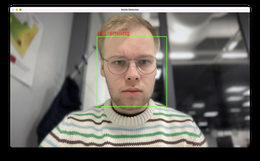
%> input picture 02-image-recognition/report/img/not_smiling.png, 260 x 161 px, shrunk from 2784 x 1720 before the run, given in place of outoffocus.tiff, which was not available
$ octave main.m   (GNU Octave 9; MATLAB toolbox functions it lacks are replaced by stand-ins)
%> lines starting %> are read from the running program, lines starting %| are printed output that depends on the picture; pictures that were not available may be replaced by others from this repository, and a replacement may not be noted
### 04-digital-formation-and-processing/src/calculateScatterPlot.m
% 4. Calculate scatter plots
function [meanValues, varianceValues] = calculateScatterPlot(channel)
    % Define the window size for sliding window analysis
    windowSize = [2, 2];

    % Define a function to calculate mean and variance for each window
    calculateMeanVar = @(block_struct) [mean(block_struct.data(:)), var(block_struct.data(:))];

    % Apply the sliding window operator using blockproc
    meanVarResults = blockproc(channel, windowSize, calculateMeanVar);

    % Extract mean and variance values
    meanValues = meanVarResults(:, 1);
    varianceValues = meanVarResults(:, 2);

    % Reshape the results for scatterplot creation
    meanValues = meanValues(:);
    varianceValues = varianceValues(:);
end

### 04-digital-formation-and-processing/src/main.m
clc;
clear;

% Constants
lambda = 0.060; % Thresholding value used in DCT filtering NOTE: too small value here will cause major clipping due to max value pixels not being normalized
transformBlockSize = [32, 32];
dctBlockSize = [8 8];
%%

% 1. Load image and convert to double
focus = imread('images/outoffocus.tiff');
%> focus is the input picture: size 161x260x3 uint8; mean R, G, B 106.8, 103.3, 97.3
focus = im2double(focus);
%> focus: size 161x260x3 double

natural = imread('images/natural.tiff');
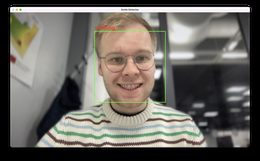
%> input picture 02-image-recognition/report/img/smiling.png, 260 x 161 px, shrunk from 2784 x 1720 before the run, given in place of natural.tiff, which was not available
%> natural is the input picture: size 161x260x3 uint8; mean R, G, B 107.2, 103.9, 97.6
natural = im2double(natural);
%> natural: size 161x260x3 double


% 2. Visualize Images, Bayer mosaic array
% Define the block size
figure;
subplot(1,2,1); imshow(focus, []); title('out of focus image');
subplot(1,2,2); imshow(natural, []); title('natural');

% 3. Separe image into subchannels
R_focus = focus(1:2:end, 1:2:end);
G1_focus = focus(1:2:end, 2:2:end);
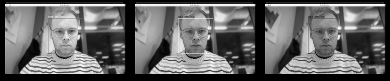
%> G1_focus: size 81x390 double; min 0, max 1, mean 0.398
G2_focus = focus(2:2:end, 1:2:end);
B_focus = focus(2:2:end, 2:2:end);
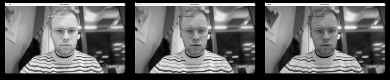
%> B_focus: size 80x390 double; min 0, max 1, mean 0.405

R_nat = natural(1:2:end, 1:2:end);
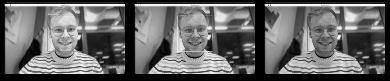
%> R_nat: size 81x390 double; min 0, max 1, mean 0.4
G1_nat = natural(1:2:end, 2:2:end);
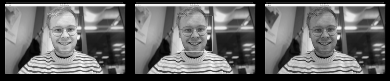
%> G1_nat: size 81x390 double; min 0, max 1, mean 0.4; mean of the top-left, top-right, bottom-left and bottom-right quarters 0.468, 0.419, 0.379, 0.336
G2_nat = natural(2:2:end, 1:2:end);
B_nat = natural(2:2:end, 2:2:end);
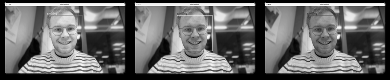
%> B_nat: size 80x390 double; min 0, max 1, mean 0.407; mean of the top-left, top-right, bottom-left and bottom-right quarters 0.479, 0.429, 0.381, 0.34


% Illustrare the bayer array

% Plot channels
figure;
subplot(2,2,1); imshow(R_focus, []); title('Red');
subplot(2,2,2); imshow(G1_focus, []); title('Green 1');
subplot(2,2,3); imshow(G2_focus, []); title('Green 2');
subplot(2,2,4); imshow(B_focus, []); title('Blue');
sgtitle("Out of focus image");

figure;
subplot(2,2,1); imshow(R_nat, []); title('Red');
subplot(2,2,2); imshow(G1_nat, []); title('Green 1');
subplot(2,2,3); imshow(G2_nat, []); title('Green 2');
subplot(2,2,4); imshow(B_nat, []); title('Blue');
sgtitle("Natural image");
%%

% 4. Sliding window
[meanValuesR_focus, varianceValuesR_focus] = calculateScatterPlot(R_focus);
%> in calculateScatterPlot, `meanValues = meanVarResults(:, 1);`: meanValues = 41 values from 0 to 0
%> meanValuesR_focus = 41 values from 0 to 0; varianceValuesR_focus = 41 values from 0 to 0
[meanValuesG1_focus, varianceValuesG1_focus] = calculateScatterPlot(G1_focus);
%> meanValuesG1_focus = 41 values from 0 to 0; varianceValuesG1_focus = 41 values from 0 to 0
[meanValuesG2_focus, varianceValuesG2_focus] = calculateScatterPlot(G2_focus);
%> meanValuesG2_focus = 40 values from 0 to 0; varianceValuesG2_focus = 40 values from 0 to 0
[meanValuesB_focus, varianceValuesB_focus] = calculateScatterPlot(B_focus);
%> meanValuesB_focus = 40 values from 0 to 0; varianceValuesB_focus = 40 values from 0 to 0


[meanValuesR_nat, varianceValuesR_nat] = calculateScatterPlot(R_nat);
%> in calculateScatterPlot (call 5), `meanVarResults = blockproc(channel, windowSize, calculateMeanVar);`:
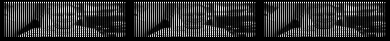
%> meanVarResults: size 41x390 double; min 0, max 0.984, mean 0.201
%> in calculateScatterPlot (call 5), `meanValues = meanVarResults(:, 1);`: meanValues = 41 values from 0 to 0
%> meanValuesR_nat = 41 values from 0 to 0; varianceValuesR_nat = 41 values from 0 to 0
%> (the run ends here)
